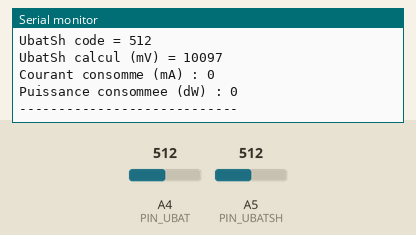
The sketch below on a simulated Arduino Mega 2560, built with avr-gcc and run on an emulated ATmega2560. Parts: the last lines printed to the serial monitor. Inputs (shaded band) come from the test bench; at power-on: A4 (PIN_UBAT) = 512, A5 (PIN_UBATSH) = 512.

Above: at 1.2 s.
1.3 s: A4 (PIN_UBAT) set to 716
At 2.6 s:
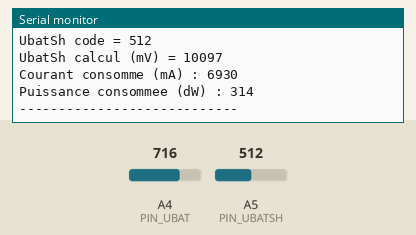
2.8 s: A5 (PIN_UBATSH) set to 716
At 3.8 s:
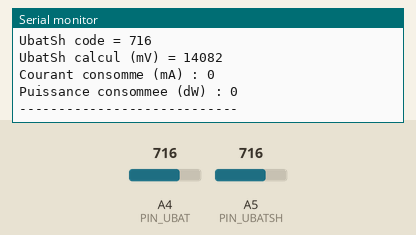
4.3 s: A4 (PIN_UBAT) set to 900
At 5.4 s:
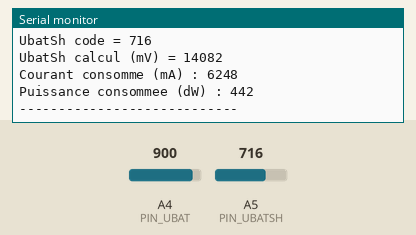
5.8 s: A5 (PIN_UBATSH) set to 900
At 6.8 s:
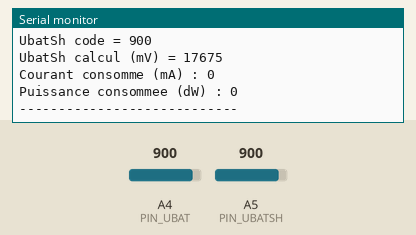
Timing chart, 0 to 8.3 s (numbered marks = the images above; inputs shaded):
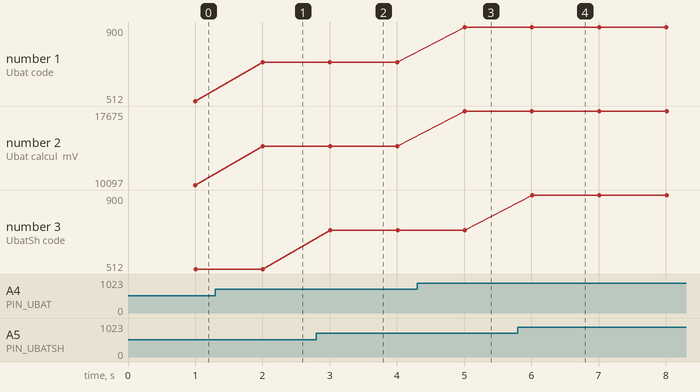

Measured:
- after the input at 1.3 s, the serial monitor: prints a new line after 0.70 s (image 1)
- after the input at 2.8 s, the serial monitor: prints a new line after 0.21 s (image 2)
- after the input at 4.3 s, the serial monitor: prints a new line after 0.71 s (image 3)
- after the input at 5.8 s, the serial monitor: prints a new line after 0.21 s (image 4)
- plotted number 1: 512 → 716 after the input at 1.3 s, 716 → 900 after the input at 4.3 s
- plotted number 2: 10097 → 14082 after the input at 1.3 s, 14082 → 17675 after the input at 4.3 s

The sketch:

test_mesureUshunt.ino
```cpp
/*-------------------------------------------------------------------------------------------------
Programme : test_mesureUshunt.ino     Version : 1.0           Version arduino : 1.6.12
Auteur : H. Dugast                    Date : 22-03-2017

Matériel utilisé : Arduino Mega 2560, carte interfaceCapteur
Connexions réalisées : carte interfaceCapteur connectée sur la Méga 2560

Fonctionnement du programme :
Mesure la consommation de la carte interfaceCapteur et des cartes/capteurs qui y sont connectés
principe : mesure de la tension aux bornes de la résistance de shunt puis application de la
formul Iconso = Urshunt / Rshunt = (Ubat - UbatSh) / Rshunt   avec Rshunt = 0,25 ohm

| Ubat | U Rshunt | UbatCode | UbatShCode | UbatCalcul | UbatShCalcul |Iconso |  Iconso  |Pconso|
|mesuré| mesuré   | mesuré   |  mesuré    | calculé    |  calculé     |théoriq|  mesuré  |mesuré|
|   V  |    mV    |          |            |    mV      |    mV        |   mA  |    mA    |  dW  |
| 12,0 |   16     |    612   |    608     |   12050    |    11972     |   64  |  102/135 | 12/15|
| 12,0 |   50     |    612   |    605     |   12050    |    11914     |  200  |  203/236 | 24/27|
| 12,0 |   123,5  |    612   |    598     |   12050    |    11777     |  494  |  441/474 | 52/56|
------------------------------------------------------------------------------------------------ */

// ------------- paramètres base de temps ---------------------------------------------------------
const int DUREE_DEBUG_EN_MS = 1000;

const uint8_t PIN_UBAT = 4;                  // entrée CAN mesure Ubat avant Rshunt
const uint8_t PIN_UBATSH = 5;                // entrée CAN mesure Ubat après Rshunt
const uint32_t CODE_CAN_UBAT_CORRECTIF = 5;  // correctif code CAN (plage test Ubat : 9V - 15V)
const uint32_t COEFF_ISHUNT_CORRECTIF = 23;  // correctif mesure courant (plage test Ubat : 9V - 15V)
uint32_t uBatCodeCan;      // code correspondant à la tension batterie (entrée Rshunt)
uint32_t uBatShCodeCan;    // code correspondant à la tension en sortie de Rshunt
uint32_t uBatCalcul;       // tension batterie
uint32_t uBatShCalcul;     // tension à la sortie de Rshunt
uint16_t iConso;           // courant consommé (courant traversant le shunt)
uint16_t puissConso;       // courant consommé (courant traversant le shunt)

// ------------------------------------------------------------------------------------------------
// PROGRAMME PRINCIPAL
// ------------------------------------------------------------------------------------------------
void setup()
{
   Serial.begin(115200);  //  debug
}

void loop()
{
   uBatCodeCan = analogRead(PIN_UBAT);  // convertir la tension batterie en code
   uBatCalcul = ((uBatCodeCan + CODE_CAN_UBAT_CORRECTIF) * uint32_t(625)) / 32;
   uBatShCodeCan = analogRead(PIN_UBATSH);  // convertir la tension batterie en code
   uBatShCalcul = ((uBatShCodeCan + CODE_CAN_UBAT_CORRECTIF) * uint32_t(625)) / 32;
   // en théorie uBatCodeCan est toujours supérieur ou égal à uBatShCodeCan
   // mais la mesure des 2 entrées ne sont pas effectuées au même instant
   // donc il faut contrôler cette inégalité pour ne pas obtenir de résultat incohérent
   if (uBatCodeCan >= uBatShCodeCan)
      iConso = uint16_t(((uBatCalcul - uBatShCalcul) * 40 / COEFF_ISHUNT_CORRECTIF));
   // puissConso en dW, uBat en dV et iConso en cA
   else
      iConso = 0;
   puissConso = (uint16_t(uBatCalcul / 100) * uint16_t(iConso / 10)) / 100;
   //Serial.println(puissConso);
   debug();
}

//-------------------------------------------------------------------------------------------------
// DEBUG : appelle un programme pour afficher dans le terminal toutes les nb baseTemps
//-------------------------------------------------------------------------------------------------
void debug()
{
   static unsigned long start = millis();
   unsigned long millisNow;   // contient nb de millisecondes écoulées à cet instant
   static int count = 0;

   millisNow = millis(); // mémorise l'instant présent pour laisser le temps à la réponse d'arriver
   if (millisNow - start > DUREE_DEBUG_EN_MS)
   {
      start = millisNow;
      count++;
      Serial.println(count);
      Serial.print("Ubat code = ");
      Serial.println(uBatCodeCan);
      Serial.print("Ubat calcul (mV) = ");
      Serial.println(uBatCalcul);
      Serial.print("UbatSh code = ");
      Serial.println(uBatShCodeCan);
      Serial.print("UbatSh calcul (mV) = ");
      Serial.println(uBatShCalcul);
      Serial.print("");
      Serial.print("Courant consomme (mA) : ");
      Serial.println(iConso);
      Serial.print("Puissance consommee (dW) : ");
      Serial.println(puissConso, DEC);
      Serial.println("----------------------------");
   }
}

//-------------------------------------------------------------------------------------------------
// DEBUG IMMEDIAT : appelle un programme pour afficher dans le terminal toutes les nb baseTemps
//-------------------------------------------------------------------------------------------------
void debugImmediat()
{

}
```
